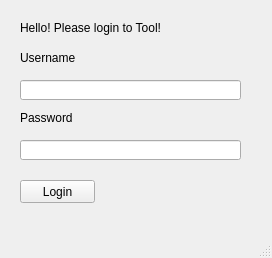
<?xml version="1.0" encoding="UTF-8"?>
<ui version="4.0">
 <class>MainWindow</class>
 <widget class="QMainWindow" name="MainWindow">
  <property name="geometry">
   <rect>
    <x>0</x>
    <y>0</y>
    <width>272</width>
    <height>258</height>
   </rect>
  </property>
  <property name="windowTitle">
   <string>MainWindow</string>
  </property>
  <widget class="QWidget" name="centralwidget">
   <widget class="QLineEdit" name="lineEdit">
    <property name="geometry">
     <rect>
      <x>20</x>
      <y>80</y>
      <width>221</width>
      <height>20</height>
     </rect>
    </property>
   </widget>
   <widget class="QLineEdit" name="lineEdit_2">
    <property name="geometry">
     <rect>
      <x>20</x>
      <y>140</y>
      <width>221</width>
      <height>20</height>
     </rect>
    </property>
   </widget>
   <widget class="QLabel" name="label">
    <property name="geometry">
     <rect>
      <x>20</x>
      <y>50</y>
      <width>81</width>
      <height>16</height>
     </rect>
    </property>
    <property name="text">
     <string>Username</string>
    </property>
   </widget>
   <widget class="QLabel" name="label_2">
    <property name="geometry">
     <rect>
      <x>20</x>
      <y>110</y>
      <width>81</width>
      <height>16</height>
     </rect>
    </property>
    <property name="text">
     <string>Password</string>
    </property>
   </widget>
   <widget class="QPushButton" name="pushButton">
    <property name="geometry">
     <rect>
      <x>20</x>
      <y>180</y>
      <width>75</width>
      <height>23</height>
     </rect>
    </property>
    <property name="text">
     <string>Login</string>
    </property>
   </widget>
   <widget class="QLabel" name="label_3">
    <property name="geometry">
     <rect>
      <x>20</x>
      <y>20</y>
      <width>221</width>
      <height>16</height>
     </rect>
    </property>
    <property name="text">
     <string>Hello! Please login to Tool!</string>
    </property>
   </widget>
  </widget>
  <widget class="QMenuBar" name="menubar">
   <property name="geometry">
    <rect>
     <x>0</x>
     <y>0</y>
     <width>272</width>
     <height>21</height>
    </rect>
   </property>
  </widget>
  <widget class="QStatusBar" name="statusbar"/>
 </widget>
 <resources/>
 <connections/>
</ui>
